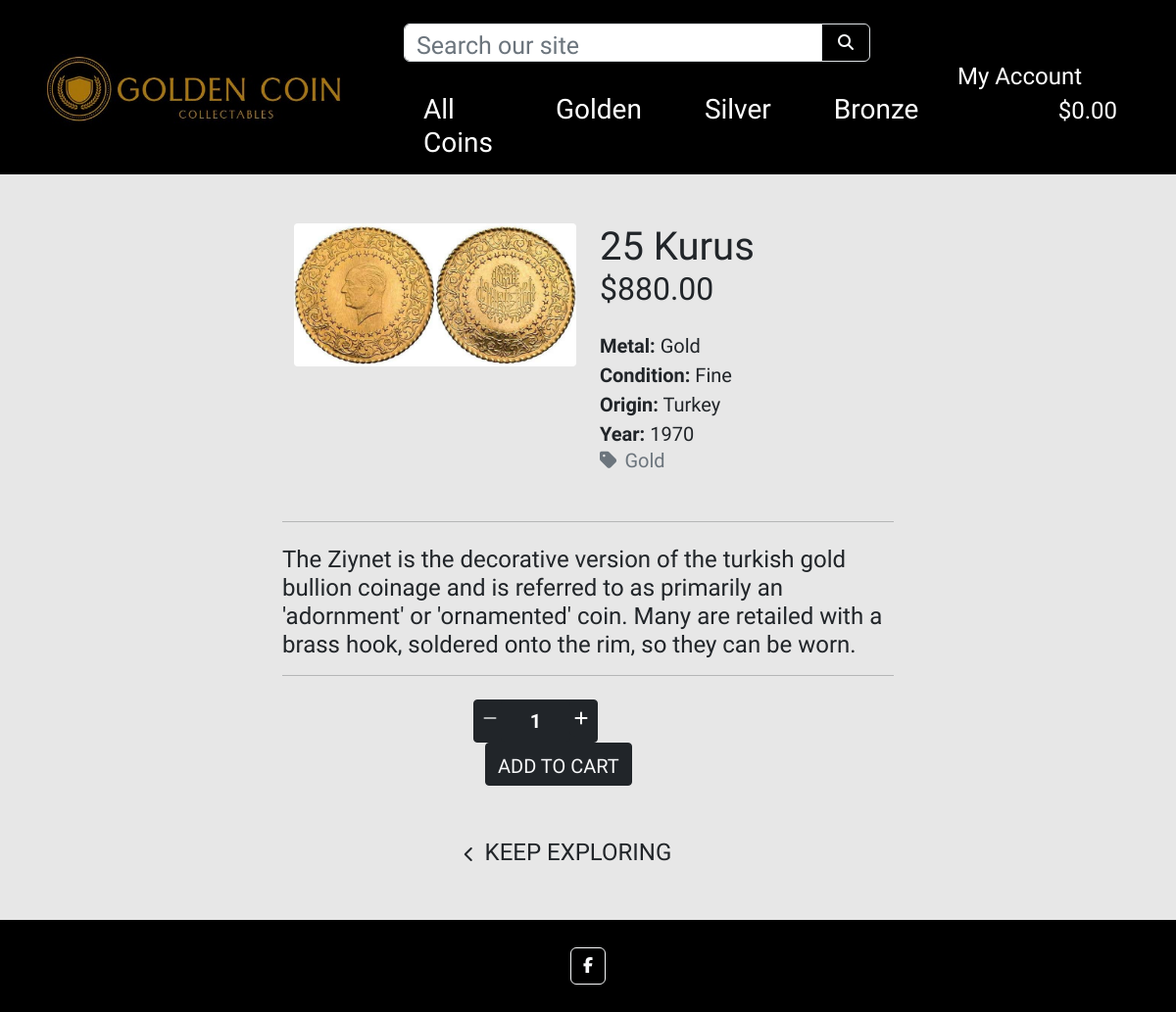
Page /coins/12/ on the committed database.
### coins/models.py (models this page shows, shortened)
class Coins(models.Model):
    metal = models.ForeignKey('Metal', null=True, blank=True, on_delete=models.SET_NULL)
    sku = models.CharField(max_length=254, null=True, blank=True)
    name = models.CharField(max_length=254)
    description = models.TextField()
    quantity = models.PositiveIntegerField(default=0)
    price = models.DecimalField(max_digits=6, decimal_places=2)
    origin = models.CharField(max_length=254)
    year = models.CharField(max_length=20)
    condition = models.CharField(max_length=20, choices=CONDITION_CHOICES, default=None)
    era = models.CharField(max_length=20, choices=ERA_CHOICES, default=None)
    image_url = models.URLField(max_length=1024, null=True, blank=True)
    image = models.ImageField(null=True, blank=True)
    class Meta:
        verbose_name_plural = 'Coins'

class Metal(models.Model):
    name = models.CharField(max_length=254)
    friendly_name = models.CharField(max_length=254, null=True, blank=True)
    def __str__(self):
        return self.name
    class Meta:
        verbose_name_plural = 'Metals'

### coins/views.py (the view)
# urls.py: path('<int:coins_id>/', views.coins_detail, name='coins_detail'),
def coins_detail(request, coins_id):
    coins = get_object_or_404(Coins, pk=coins_id)
    context = {
        'coins': coins,
    }
    return render(request, 'coins/coins_detail.html', context)

### cart/contexts.py (called while the page is built, shortened)
def cart_contents(request):
    cart_items = []
    total = 0
    coins_count = 0
    cart = request.session.get('cart', {})
    grand_total = total
    context = {
        'cart_items': cart_items,
        'total': total,
        'coins_count': coins_count,
        'grand_total': grand_total,
    }
    return context

### coins/templates/coins/coins_detail.html (shortened to what this page needs)
{% extends "base.html" %}
{% load static %}
{% block content %}
    <div class="overlay"></div>
    <div class="container-fluid offset">
        <div class="row">
            <div class="col-12 col-md-6 col-lg-4 offset-lg-2">
                <div class="image-container my-5">
                    {% if coins.image %}
                        <a href="{{ coins.image.url }}" target="_blank">
                            <img class="card-img-top rounded-1 img-fluid" src="{{ coins.image.url }}" alt="{{ coins.name }}">
                        </a>
                        {% else %}
                        <a href="">
                            <img class="card-img-top img-fluid" src="{{ MEDIA_URL }}noimage.png" alt="{{ coins.name }}">
                        </a>
                    {% endif %}
                </div>
            </div>
            <div class="col-12 col-md-6 col-lg-4">
                <div class="product-details-container mb-5 mt-md-5">
                    <p class="mb-0 h1">{{ coins.name }}</p>
                    <p class="h2 mb-0 text-left font-weight-bold mb-4">${{ coins.price }}</p>
                    <p class="lead mb-0 text-capitalize"><span class="fw-bold">Metal:</span> {{ coins.metal }}</p>
                    <p class="lead mb-0 text-capitalize"><span class="fw-bold">Condition:</span> {{ coins.condition }}</p>
                    <p class="lead mb-0"><span class="fw-bold">Origin:</span> {{ coins.origin }}</p>
                    <p class="lead mb-0"><span class="fw-bold">Year:</span> {{ coins.year }}</p>
                    {% if coins.metal %}
                    <p class="mb-0">
                        <a class="text-muted h5 text-decoration-none" href="{% url 'coins' %}?metal={{ coins.metal.name }}">
                            <i class="fas fa-tag me-2"></i>{{ coins.metal.friendly_name }}
                        </a>
                    </p>
                    {% endif %}
                </div>
            </div>
        </div>
    </div>
    <div class="col-12 col-md-8 mx-auto">
        <hr class="w-100 m-auto mb-4">
        <p class="h4">{{ coins.description }}</p>
        <hr class="mb-4">
    </div>
    <div>
        {% if coins.quantity != 0 %}
            <form class="form" action="{% url 'add_to_cart' coins.id %}" method="POST">
                <div class="container w-25 mt-4">
                    <div class="row text-center">
                        {% if coins.quantity > 1 %}
                        <div class="col-md-auto text-center form-group border border-dark bg-dark text-white rounded-1 p-0 add-to-cart">
                            <div class="input-group input-group-{{ coins.id }}">
                                <div class="input-group-prepend ">
                                    <button class="decrement-qty btn border-0 ps-1 pe-0 text-white decrement-qty_{{ coins.id }}"
                                        data-item_id="{{ coins.id }}">
                                        <span class="icon">
                                            <i class="fas fa-minus"></i>
                                        </span>
                                    </button>
                                </div>
                                <input class="form-control qty_input text-center fw-bold rounded-1 w-auto px-0 border-0 bg-dark text-white id_qty_{{ coins.id }}" type="number"
                                    name="coin_quantity" value="1" min="1" max="99"
                                    data-item_id="{{ coins.id }}"
                                    id="id_qty_{{ coins.id }}"
                                    style="font-size: 20px; width: 50px">
                                <div class="input-group-append">
                                    <button class="increment-qty btn border-0 pe-1 ps-0 bg-dark text-white increment-qty_{{ coins.id }}"
                                        data-item_id="{{ coins.id }}">
                                        <span class="icon">
                                            <i class="fas fa-plus"></i>
                                        </span>
                                    </button>
                                </div>
                            </div>
                        </div>
                        {% else %}
                            <input type="number" name="coin_quantity" value="1" data-item_id="{{ coins.id }}" id="id_qty_{{ coins.id }}" class="d-none">
                            <p class="col-md-auto h3 text-center pt-1 fw-bold me-4"><i class="fa-regular fa-star me-1 gold-color"></i>Unique</p>
                        {% endif %}
                        <div class="col-md-auto">
                            <input type="submit" class="btn rounded-1 text-uppercase border border-dark pt-2 add-to-cart add-btn bg-dark text-light" value="Add to Cart">
                        </div>
                    </div>
                </div>
                <div class="text-center">
                    <a href="{% url 'coins' %}" class="btn btn-outline-black mt-5 me-5 border-0">
                        <span class="icon">
                            <i class="fas fa-chevron-left"></i>
                        </span>
                        <span class="text-uppercase h4">Keep Exploring</span>
                    </a>
                </div>
            </form>
        {% endif %}
    </div>
{% endblock %}

### static/css/base.css (style rules this page uses)
html { height: 100%; }
body { display: flex; min-height: 100vh; flex-direction: column; background-color: rgb(231, 231, 231); height: calc(100vh - 164px); font-family: 'Tenali Ramakrishna'; }
.overlay { height: 100%; width: 100%; top: 0; left: 0; position: fixed; background: rgb(231, 231, 231); z-index: -1; }
.offset { margin-top: 180px; }
.add-to-cart { height: 44px; font-size: 20px; }
input::placeholder { transform: translateY(5px); font-size: 25px; }
.icon { align-items: center; display: inline-flex; justify-content: center; height: 1.5rem; width: 1.5rem; }
input[type=number] { -moz-appearance: textfield; }
@media (min-width: 1200px) { .container { max-width: 80%; } }

### rows in the picture
Coins: image (picture), name "25 Kurus", price "880.00", metal "Gold", condition "Fine", origin "Turkey", year "1970", metal.friendly_name "Gold", description "The Ziynet is the decorative version of the turkish gold bullion coinage and is referred to as primarily an 'adornment' or 'ornamented' coin. Many are retailed with a brass hook, soldered onto the rim, so they can be worn."
